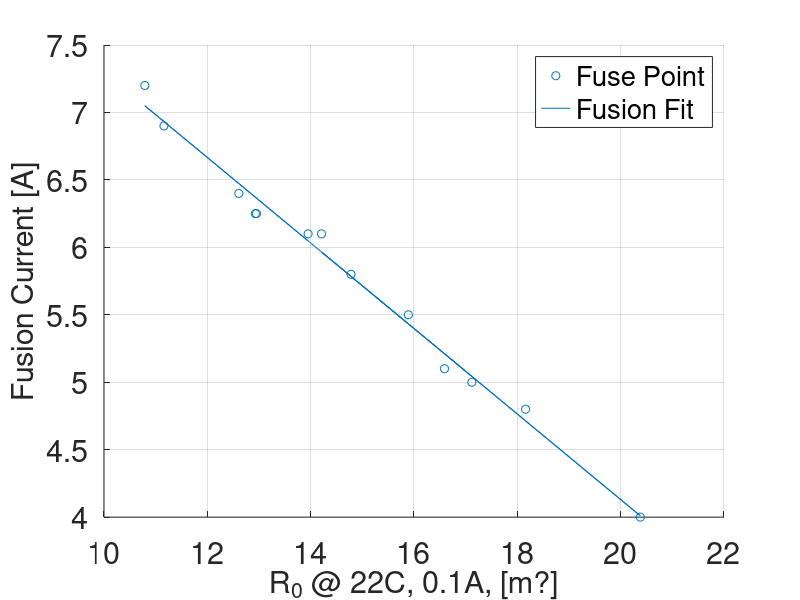

MATLAB code for this plot:
% In this document the initial resistance and fusion current data points are % manually entered into the arrays
%% ----------Fusion Current Char.----------------%
R0 = [17.12 14.21 14.78 16.59 18.16 20.38 15.89 12.95 12.61 10.79 11.16 12.93 13.95];
Ifuse = [5 6.1 5.8 5.1 4.8 4 5.5 6.25 6.4 7.2 6.9 6.25 6.1];
fusefit = polyfit(R0,Ifuse,1);
slope = fusefit(1);
int = fusefit(2);
figure (3);
set(gca, 'Fontsize', 22)
grid on
hold on
scatter (R0,Ifuse);
plot(R0, slope*R0 + int);
xlabel('R_0 @ 22C, 0.1A, [m?]','FontSize',22);
ylabel('Fusion Current [A]','FontSize',22);
legend({'Fuse Point','Fusion Fit'}, 'Location', 'NorthEast');
hold off
